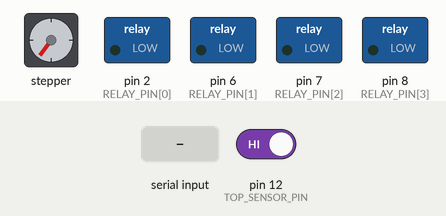
Recording of a sketch running on a simulated Arduino Uno, built with avr-gcc and run on an emulated ATmega328P. On the bench: stepper motor, switched loads named in the sketch (green lamp = pin HIGH). Wiring (inferred from the names in the program): stepper motor driver (200 steps per turn assumed): step pin 4; direction pin 3; enable pin 5. Inputs (shaded band) come from the test bench; at power-on: pin 12 (TOP_SENSOR_PIN) HIGH. Pins used as bus, display or sensor lines are not drawn; what the sketch prints to the serial monitor is not drawn.

Above: at 0.8 s.
0.9 s: pin 12 (TOP_SENSOR_PIN) driven LOW
At 1.6 s:
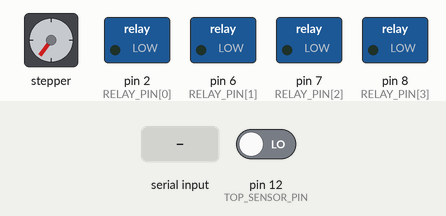
At 3.8 s:
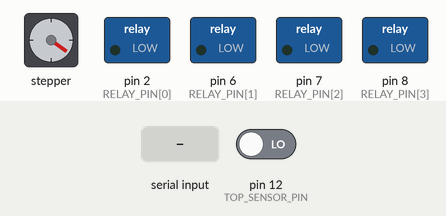
3.9 s: "PRINTER" received over Serial
Timing chart, 0 to 6.9 s (numbered marks = the images above; inputs shaded):
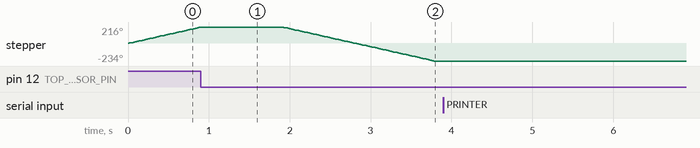

The sketch:

speeddelay.ino
```cpp
#include <Arduino.h>

const int EN_PIN = 5;
const int DIR_PIN = 3;
const int STEP_PIN = 4;

const int TOP_SENSOR_PIN = 12;
const int BOTTOM_SENSOR_PIN = 13;

const int RELAY_PIN[] = {2, 6, 7, 8};

const float SENSOR_BACK_STEP = 250;
const float STEP_ANGLE = 1.8*14/22;
const int STEP_DELAY = 2500;

float _step_start_position = 0;
float _step_current_position = 0;
float _step_target_position = 0;

int _step_delay = STEP_DELAY;
bool _stopCommandReceived = false;
bool _motorRunning = false;
//bool isInit = true;

void setup() {
  pinMode(EN_PIN, OUTPUT);
  pinMode(DIR_PIN, OUTPUT);
  pinMode(STEP_PIN, OUTPUT);
  pinMode(TOP_SENSOR_PIN, INPUT_PULLUP);
  pinMode(BOTTOM_SENSOR_PIN, INPUT_PULLUP);

  Serial.begin(115200);
  Serial.flush();

  homePosition();

  for (int i = 0; i < sizeof(RELAY_PIN) / sizeof(RELAY_PIN[0]); i++) {
    pinMode(RELAY_PIN[i], OUTPUT);
    digitalWrite(RELAY_PIN[i], LOW);
  }
}

String inputValues(String data, char separator, int index) {
  int found = 0;
  int strIndex[] = {0, -1};
  int maxIndex = data.length() - 1;

  for (int i = 0; i <= maxIndex && found <= index; i++) {
    if (data.charAt(i) == separator || i == maxIndex) {
      found++;
      strIndex[0] = strIndex[1] + 1;
      strIndex[1] = (i == maxIndex) ? i + 1 : i;
    }
  }
  return found > index ? data.substring(strIndex[0], strIndex[1]) : "";
}

void stopMotor() {
  digitalWrite(EN_PIN, LOW);
  _motorRunning = false;
}
void motorStep(bool isClockwise, int steps) {
  for (int i = 0; i < steps; i++) {
    int step_current_position = _step_current_position;

    digitalWrite(DIR_PIN, isClockwise ? LOW : HIGH);
    delayMicroseconds(_step_delay);
    digitalWrite(STEP_PIN, HIGH);
    delayMicroseconds(_step_delay);
    digitalWrite(STEP_PIN, LOW);
    delayMicroseconds(_step_delay);

    if (isClockwise)
      step_current_position++;
    else
      step_current_position--;

    _step_current_position = step_current_position;
  }
}

void homePosition() {
  while (digitalRead(TOP_SENSOR_PIN) == HIGH) {
    motorStep(false, 1);
  }

  stopMotor();
  delay(1000);
  motorStep(true, SENSOR_BACK_STEP);
  stopMotor();

  _step_start_position = 0;
  _step_current_position = 0;
}

void relayControl(String relayCommand) {
  String relayName = inputValues(relayCommand, ',', 2);
  relayName.toUpperCase();
  int relayState = inputValues(relayCommand, ',', 3).toInt();

  int relayPinIndex = -1;

  if (relayName.equals("PRINTER")) {
    relayPinIndex = 0;
  } else if (relayName.equals("DISPENSER")) {
    relayPinIndex = 1;
  } else if (relayName.equals("CARD_READER")) {
    relayPinIndex = 2;
  } else if (relayName.equals("PASSPORT_READER")) {
    relayPinIndex = 3;
  } else {
    Serial.print("ST,0," + relayName + ",ERR_INVALID_COMMAND,ED\r\n");
    return;
  }

  if (relayState == 1 && digitalRead(RELAY_PIN[relayPinIndex]) == LOW) {
    // Turn ON (HIGH) only if it's currently OFF (LOW)
    digitalWrite(RELAY_PIN[relayPinIndex], HIGH);
  } else if (relayState == 0 && digitalRead(RELAY_PIN[relayPinIndex]) == HIGH) {
    // Turn OFF (LOW) only if it's currently ON (HIGH)
    digitalWrite(RELAY_PIN[relayPinIndex], LOW);
  }

  Serial.print("ST,0," + relayName + ",OK," + String(digitalRead(RELAY_PIN[relayPinIndex])) + ",ED\r\n");
}

//"ST,0,MOTOR,0,30,90,ED\r\n"

/*
void motorControl(String motorCommand) {
  int angle = inputValues(motorCommand, ',', 4).toInt();
  int speedPercent = inputValues(motorCommand, ',', 5).toInt();

  int mappedAngle = map(angle, 0, 360, 0, 1500);


  int direction = (mappedAngle > _step_current_position) ? 1 : -1;
  int steps = static_cast<int>(abs(mappedAngle - _step_current_position) / STEP_ANGLE);

  _step_target_position = mappedAngle;

  while (_step_current_position != _step_target_position) {
    bool isTopSensorLow = digitalRead(TOP_SENSOR_PIN) == LOW;
    bool isBottomSensorLow = digitalRead(BOTTOM_SENSOR_PIN) == LOW;

    if (_stopCommandReceived) {
      stopMotor();
      Serial.print("ST,0,MOTOR,0," + String(_step_current_position * STEP_ANGLE) + "," + String(speedPercent) + ",ED\r\n");
      _stopCommandReceived = false;
      return;
    }

    if (isTopSensorLow || isBottomSensorLow) {  //any sensor interrupted
      stopMotor();
      delay(1000);

      if (direction == 1) {
        motorStep(false, SENSOR_BACK_STEP); // Rotate 7 degrees CCW
      } else {
        motorStep(true, SENSOR_BACK_STEP); // Rotate 7 degrees CW
      }

      delay(1000);
      //Serial.print("ST,0,MOTOR,0," + String(_step_current_position * STEP_ANGLE) + "," + String(speedPercent) + ",ED\r\n");
      Serial.print("ST,0,MOTOR,0," + String(_step_current_position) + "," + String(speedPercent) + ",ED\r\n");

      return;
    }

    motorStep(direction == 1, 1); // Adjusted to take only one step at a time
  }

  //Serial.print("ST,0,MOTOR,0," + String(_step_target_position * STEP_ANGLE) + "," + String(speedPercent) + ",ED\r\n");
  Serial.print("ST,0,MOTOR,0," + String(_step_current_position) + "," + String(speedPercent) + ",ED\r\n");

}
*/

void motorControl(String motorCommand) {
  int targetAngle = inputValues(motorCommand, ',', 4).toInt();
  int speedPercent = inputValues(motorCommand, ',', 5).toInt();

  // Map the speed from percent to delay in microseconds
  int speedDelay = map(speedPercent, 0, 100, 1500, 2500);

  int mappedTargetAngle = map(targetAngle, 0, 60, 0, 1000);
  int direction = (mappedTargetAngle > _step_current_position) ? 1 : -1;
  int steps = static_cast<int>(abs(mappedTargetAngle - _step_current_position) / STEP_ANGLE);

  _step_target_position = mappedTargetAngle;

  while (_step_current_position != _step_target_position) {
    bool isTopSensorLow = digitalRead(TOP_SENSOR_PIN) == LOW;
    bool isBottomSensorLow = digitalRead(BOTTOM_SENSOR_PIN) == LOW;

    if (_stopCommandReceived) {
      stopMotor();
      Serial.print("ST,0,MOTOR,0," + String(_step_current_position * STEP_ANGLE) + "," + String(speedPercent) + ",ED\r\n");
      _stopCommandReceived = false;
      return;
    }

    if (isTopSensorLow || isBottomSensorLow) {  // Sensor interrupted
      stopMotor();
      delay(1000);

      if (direction == 1) {
        motorStep(false, SENSOR_BACK_STEP); // Rotate 7 degrees CCW
      } else {
        motorStep(true, SENSOR_BACK_STEP); // Rotate 7 degrees CW
      }

      delay(1000);
      Serial.print("ST,0,MOTOR,0," + String(_step_current_position) + "," + String(speedPercent) + ",ED\r\n");
      return;
    }

    motorStep(direction == 1, 1);
    delayMicroseconds(speedDelay); // Introduce delay based on speed
  }

  Serial.print("ST,0,MOTOR,0," + String(_step_current_position) + "," + String(speedPercent) + ",ED\r\n");
}


void commandProcess(String commandStr) {
  commandStr.trim();

  String cmd = inputValues(commandStr, ',', 2);

  if (cmd.equals("MOTOR")) {
    motorControl(commandStr);
  } else if (cmd.equals("DISPENSER") || cmd.equals("CARD_READER") || cmd.equals("PASSPORT_READER") || cmd.equals("PRINTER")) {
    relayControl(commandStr);
  } else {
    Serial.print("ST,0," + cmd + ",ERR_INVALID_COMMAND,ED\r\n");
  }
}

void loop() {
  if (Serial.available() > 0) {
    String data = Serial.readString();
    commandProcess(data);
  }
}

//"ST,0,MOTOR,0,30,90,ED\r\n"
```

Measured:
- after the input at 3.9 s, every drawn part: stays the same
